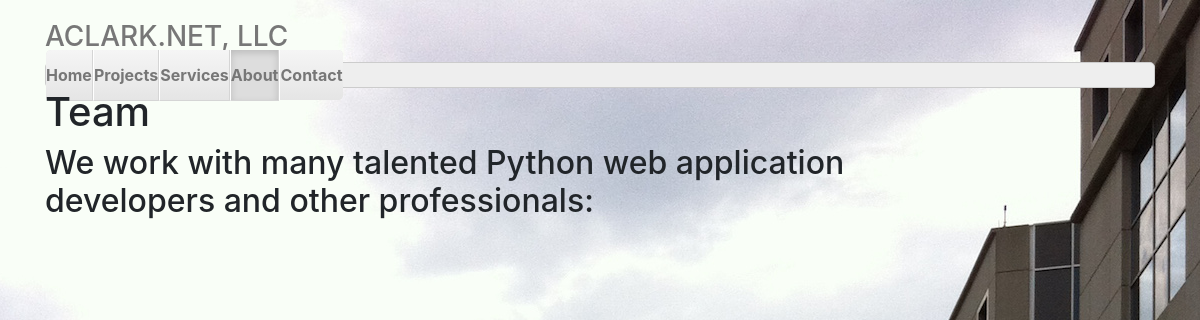
The page /about/team on the database as committed earlier.
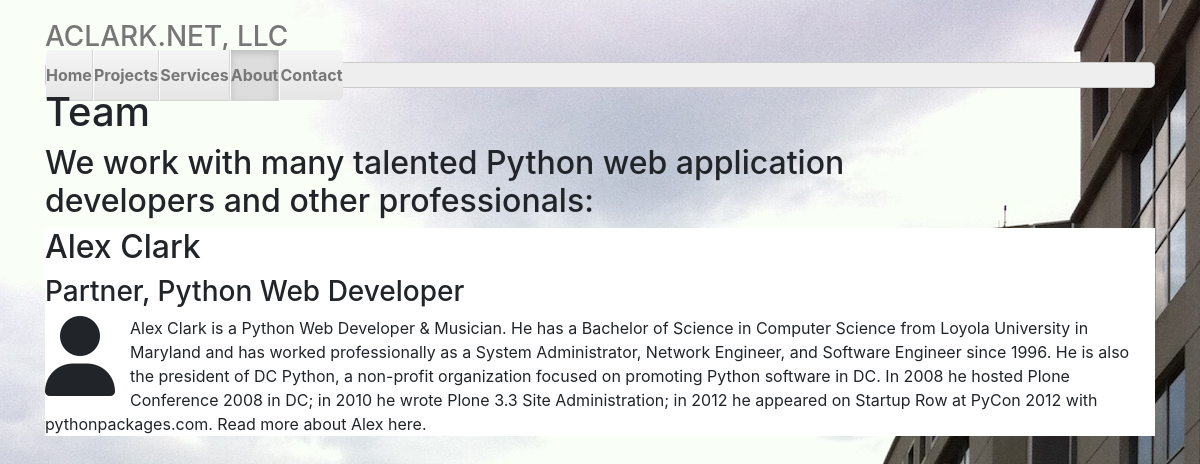
The same page on the database as committed later.
### aclarknet/aclarknet/models.py (models this page shows, shortened)
class TeamMember(models.Model):
    name = models.CharField(max_length=60)
    desc = models.CharField(default=None, max_length=60)
    icon = models.CharField(default=None, max_length=30)
    text = models.TextField(default=None)

### aclarknet/aclarknet/views.py (the view)
# urls.py: url(r'^about/team', 'aclarknet.aclarknet.views.team', name='team'),
def team(request):
    members = TeamMember.objects.all()
    context = {'members': members}
    return render(request, 'team.html', context)

### aclarknet/aclarknet/templates/team.html
{% extends "home.html" %}
{% load staticfiles %}
{% block nav %}
    <li><a href="/">Home</a></li>
    <li><a href="/projects">Projects</a></li>
    <li><a href="/services">Services</a></li>
    <li class="active"><a href="/about">About</a></li>
    <li><a href="/contact">Contact</a></li>
{% endblock %}
{% block content %}
    <h1>Team</h1>
    <h2 class="width">We work with many talented Python web application developers and other professionals:</h2>
    <div class="background-white">
    {% for member in members %}
        <h2>{{ member.name }}</h2>
        <h3>{{ member.desc }}</h3>
        <p><i class="fa fa-user fa-5x wrap"></i>{{ member.text }}</p>
    {% endfor %}
    </div>
{% endblock %}

Rows that differ between the two databases and show on the page:
added TeamMember: name "Alex Clark", desc "Partner, Python Web Developer", text "Alex Clark is a Python Web Developer & Musician. He has a Bachelor of Science in Computer Science from Loyola University in Maryland and has worked professionally as a System Administrator, Network Engineer, and Software Engineer since 1996. He is also the president of DC Python, a non-profit organization focused on promoting Python software in DC. In 2008 he hosted Plone Conference 2008 in DC; in 2010 he wrote Plone 3.3 Site Administration; in 2012 he appeared on Startup Row at PyCon 2012 with pythonpackages.com. Read more about Alex here."
